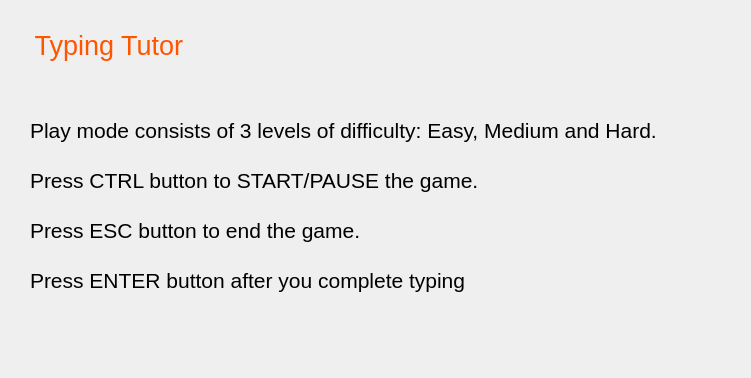
<?xml version="1.0" encoding="UTF-8"?>
<ui version="4.0">
 <class>help</class>
 <widget class="QDialog" name="help">
  <property name="geometry">
   <rect>
    <x>0</x>
    <y>0</y>
    <width>751</width>
    <height>378</height>
   </rect>
  </property>
  <property name="windowTitle">
   <string>Dialog</string>
  </property>
  <widget class="QLabel" name="label">
   <property name="geometry">
    <rect>
     <x>20</x>
     <y>10</y>
     <width>581</width>
     <height>71</height>
    </rect>
   </property>
   <property name="font">
    <font>
     <pointsize>20</pointsize>
    </font>
   </property>
   <property name="styleSheet">
    <string notr="true">color: rgb(255, 85, 0);</string>
   </property>
   <property name="text">
    <string>  Typing Tutor</string>
   </property>
  </widget>
  <widget class="QLabel" name="label_2">
   <property name="geometry">
    <rect>
     <x>30</x>
     <y>110</y>
     <width>651</width>
     <height>41</height>
    </rect>
   </property>
   <property name="font">
    <font>
     <pointsize>16</pointsize>
    </font>
   </property>
   <property name="text">
    <string>Play mode consists of 3 levels of difficulty: Easy, Medium and Hard.</string>
   </property>
  </widget>
  <widget class="QLabel" name="label_3">
   <property name="geometry">
    <rect>
     <x>30</x>
     <y>160</y>
     <width>651</width>
     <height>41</height>
    </rect>
   </property>
   <property name="font">
    <font>
     <pointsize>16</pointsize>
    </font>
   </property>
   <property name="text">
    <string>Press CTRL button to START/PAUSE the game.</string>
   </property>
  </widget>
  <widget class="QLabel" name="label_4">
   <property name="geometry">
    <rect>
     <x>30</x>
     <y>210</y>
     <width>651</width>
     <height>41</height>
    </rect>
   </property>
   <property name="font">
    <font>
     <pointsize>16</pointsize>
    </font>
   </property>
   <property name="text">
    <string>Press ESC button to end the game.</string>
   </property>
  </widget>
  <widget class="QLabel" name="label_5">
   <property name="geometry">
    <rect>
     <x>30</x>
     <y>260</y>
     <width>651</width>
     <height>41</height>
    </rect>
   </property>
   <property name="font">
    <font>
     <pointsize>16</pointsize>
    </font>
   </property>
   <property name="text">
    <string>Press ENTER button after you complete typing</string>
   </property>
  </widget>
  <widget class="QLabel" name="label_6">
   <property name="geometry">
    <rect>
     <x>30</x>
     <y>300</y>
     <width>651</width>
     <height>41</height>
    </rect>
   </property>
   <property name="font">
    <font>
     <pointsize>16</pointsize>
    </font>
   </property>
   <property name="text">
    <string/>
   </property>
  </widget>
 </widget>
 <resources/>
 <connections/>
</ui>
